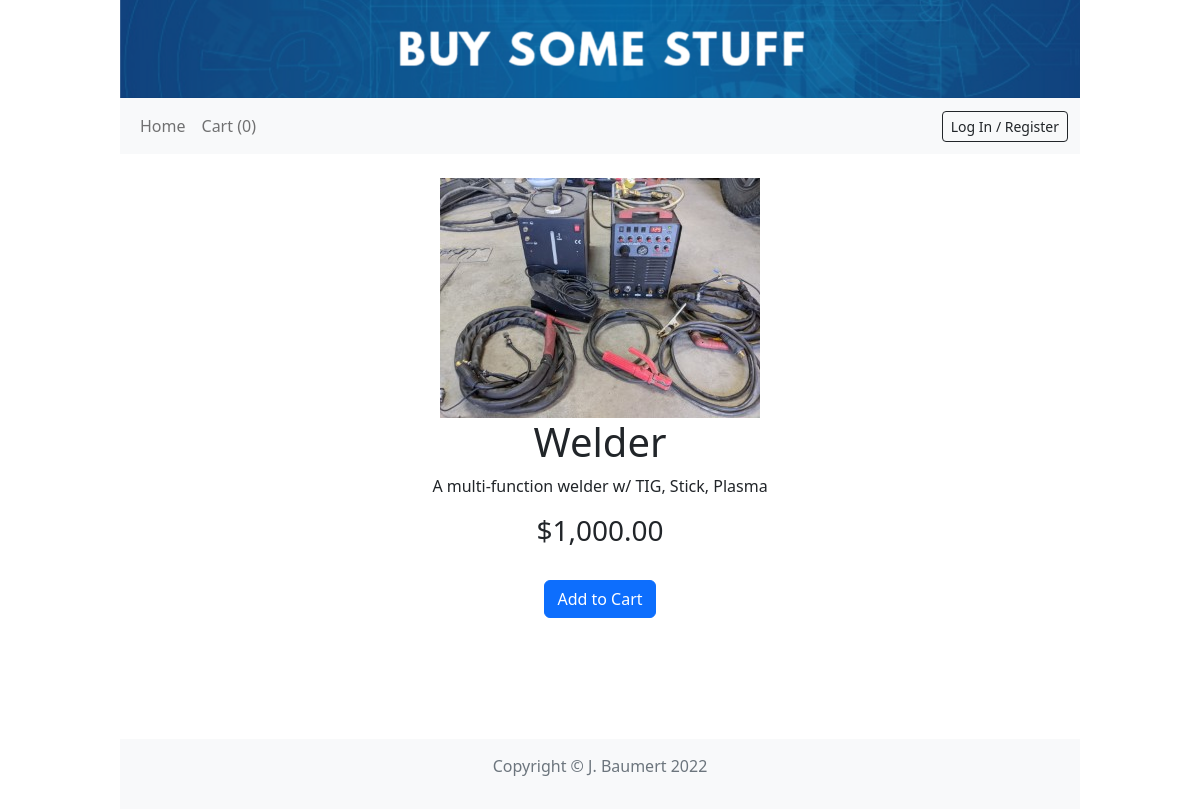
Screenshot of /itemdetails/1 with the database file from the repository.
### main.py (models this page shows)
class Item(db.Model):
    __tablename__ = "items"
    id = db.Column(db.INTEGER, primary_key=True)
    name = db.Column(db.VARCHAR(50), nullable=False)
    description = db.Column(db.VARCHAR(200), nullable=False)
    image_path = db.Column(db.VARCHAR(200), nullable=False)
    cost = db.Column(db.VARCHAR(10), nullable=False)
    api_id = db.Column(db.VARCHAR(50), nullable=False)

### main.py (the view)
@app.route("/itemdetails/<int:item_id>")
def item_details(item_id):
    item = Item.query.get(item_id)
    cart_count = len(web_cart)
    return render_template("itemdetails.html", item=item, cart_count=cart_count)

### templates/itemdetails.html
{% extends "base.html" %} {% set title = "Item Details" %} {% block content %}
<div class="short_content" style="width: 80%; margin: 0 auto; text-align: center">
  <br />
  <img src="{{ url_for('static', filename=item.image_path) }}" />
  <br />
  <h1>{{ item.name }}</h1>
  <p>{{ item.description }}</p>
  <h3>{{ item.cost }}</h3>
  <br />
  <a href="{{ url_for('add_to_cart', item_id=item.id) }}" class="btn btn-primary">Add to Cart</a>
</div>
{% endblock %}

### static/styles.css (style rules this page uses)
.short_content { min-height: calc(100vh - 265px); }

### rows the page displays
Item: image_path (picture), name "Welder", description "A multi-function welder w/ TIG, Stick, Plasma", cost "$1,000.00"

### other values shown
{{ cart_count }} "0"
